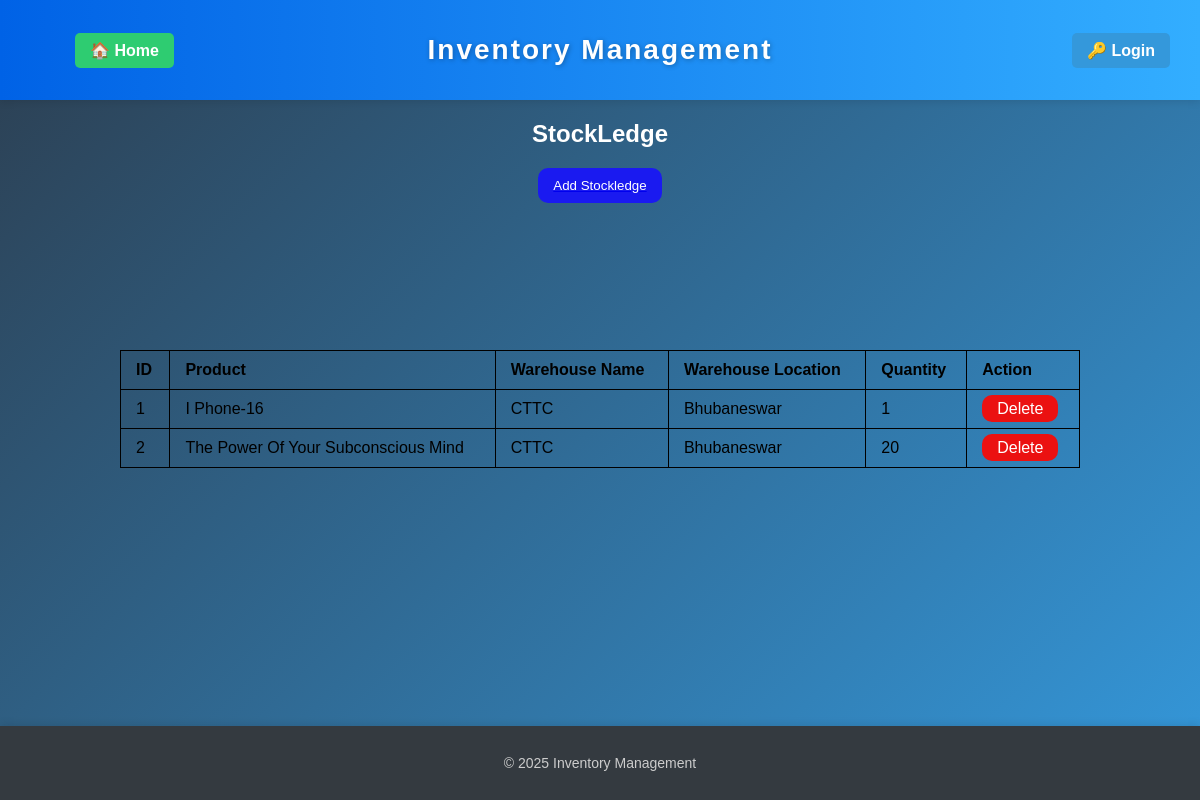
The page /stockLedger on the database its author committed.
### app/models.py (models this page shows)
class StockLedger(db.Model):
    __tablename__ = "stock_ledger"
    id = db.Column(db.Integer, primary_key=True)
    product_id = db.Column(db.Integer, db.ForeignKey('product.id'), nullable=False)
    warehouse_id = db.Column(db.Integer, db.ForeignKey('warehouse.id'), nullable=False)
    warehouse_location_id = db.Column(db.Integer, db.ForeignKey('warehouse_location.id'), nullable=True)
    quantity = db.Column(db.Integer, nullable=False)
    product = db.relationship("Product", backref="ledger_entries")
    warehouse = db.relationship("Warehouse", backref="ledger_entries")
    warehouse_location = db.relationship("WarehouseLocation", backref="ledger_entries")

class Product(db.Model):
    id = db.Column(db.Integer, primary_key=True)
    name = db.Column(db.String(200), nullable=False)
    group = db.Column(db.String(100))
    description = db.Column(db.String(200))
    price = db.Column(db.Float, default=0.0)

class Warehouse(db.Model):
    id = db.Column(db.Integer, primary_key=True)
    name = db.Column(db.String(100))

class WarehouseLocation(db.Model):
    id = db.Column(db.Integer, primary_key=True)
    location = db.Column(db.String(200))

### app/routes/dashboard.py (the view)
@dashboard_bp.route("/stockLedger", methods=["GET", "POST"])
def stock_ledger():
    ledgers = StockLedger.query.all()
    return render_template("stock-ledger.html", ledgers=ledgers)

### app/templates/stock-ledger.html (shortened to what this page needs)
{% extends "base.html" %}
{% block content %}
<h2 class="heading">StockLedge</h2>
<a href="{{ url_for('create.add_stockLedger') }}">
    <button class="form-btn-1">Add Stockledge</button>
</a>
<br>
<table border="1" cellpadding="8" cellspacing="0">
    <tr>
        <th>ID</th>
        <th>Product</th>
        <th>Warehouse Name</th>
        <th>Warehouse Location</th>
        <th>Quantity</th>
        <th>Action</th>
    </tr>
    {% for entry in ledgers %}
    <tr>
        <td>{{ entry.id }}</td>
        <td>{{ entry.product.name }}</td>
        <td>{{ entry.warehouse.name }}</td>
        <td>{{ entry.warehouse_location.location }}</td>
        <td>{{ entry.quantity }}</td>
        <td>
            <a class="delete" href="{{ url_for('edit.delete_stockLedger' , id = entry.id) }}">Delete</a>
        </td>
    </tr>
    {% else %}
    <tr>
        <td colspan="4">No ledger entries found</td>
    </tr>
    {% endfor %}
</table>
{% endblock %}

### app/static/css/style.css (style rules this page uses)
body { margin: 0; font-family: Arial, sans-serif; min-height: 100vh; display: flex; flex-direction: column; background: linear-gradient(135deg, #2c3e50, #3498db); }
table { width: 80%; border-collapse: collapse; table-layout: auto; margin: auto; }
table, th, td { border: 1px solid black; padding: 10px 15px; white-space: nowrap; text-align: left; color: black; }
.delete { background-color: rgb(235, 17, 17); border: none; color: white; padding: 5px 15px; border-radius: 10px; text-decoration: none; }
.heading { color: white; text-align: center; }
.form-btn-1 { background-color: rgb(26, 26, 240); color: white; text-decoration: none; padding: 10px 15px; border-radius: 10px; border: none; cursor: pointer; display: block; margin: 0 auto; }

### rows shown on the page
StockLedger: id "1", product.name "I Phone-16", warehouse.name "CTTC", warehouse_location.location "Bhubaneswar", quantity "1"
StockLedger: id "2", product.name "The Power Of Your Subconscious Mind", warehouse.name "CTTC", warehouse_location.location "Bhubaneswar", quantity "20"
